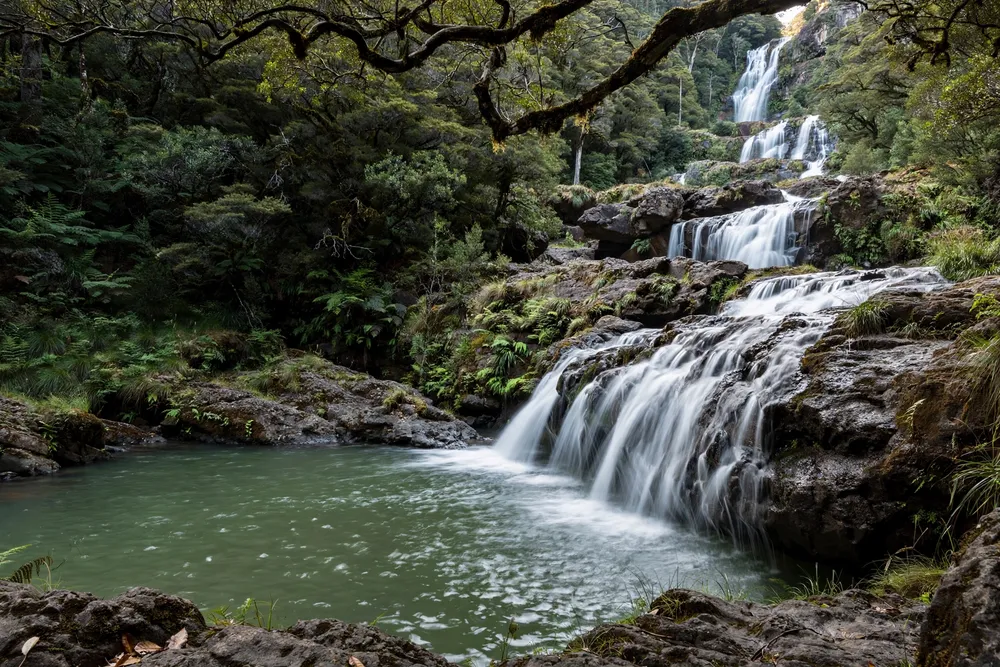
#> input picture variants/waterfall-preview/assets/waterfall.webp, 1000 x 667 px, shrunk from 1920 x 1280 before the run
$ python generate-matte.py
#> lines starting #> are read from the running program, lines starting #| are printed output that depends on the picture; after the words box and inside, x2 and y2 are one past the last pixel; in counts of white or black regions, pixels touching at a corner belong together
#!/usr/bin/env python3
"""Generate an image-derived water matte, not geometric water cut-outs.
The broad ROIs exclude unrelated highlights. Pixel colour gives every contour.
Red = falling water; green = pool. generate-flow.py adds landing foam in blue.
Soft ROI gates exclude unrelated highlights without rectangular motion edges.
Requires Pillow and NumPy only when regenerating; normal build uses stdlib.
"""
from pathlib import Path
import numpy as np
from PIL import Image, ImageFilter

root = Path(__file__).resolve().parent / 'assets'
image = Image.open(root / 'waterfall.webp').convert('RGB')
#> image is the input picture: PIL image 1000x667 RGB; mean R, G, B 70.8, 74.2, 62.7
a = np.asarray(image, dtype=np.float32)
h, w = a.shape[:2]
#> h = 667; w = 1000
y, x = np.mgrid[:h, :w]
x, y = x / w, y / h
ranges = [(.71,.81,.055,.185),(.725,.845,.18,.27),(.665,.83,.295,.4),(.665,.91,.40,.49),(.515,.81,.49,.70),(.485,.795,.64,.835)]
region = np.zeros((h,w),dtype=np.float32)
for x1,x2,y1,y2 in ranges:
    # Feather the ROI gate before colour extraction; do not shear moving water
    # at an artificial horizontal crop boundary within a photographic curtain.
    distance=np.minimum(np.minimum((x-x1)*w,(x2-x)*w),np.minimum((y-y1)*h,(y2-y)*h))
    gate=np.clip(distance/16,0,1)
    gate=gate*gate*(3-2*gate)
    region=np.maximum(region,gate)
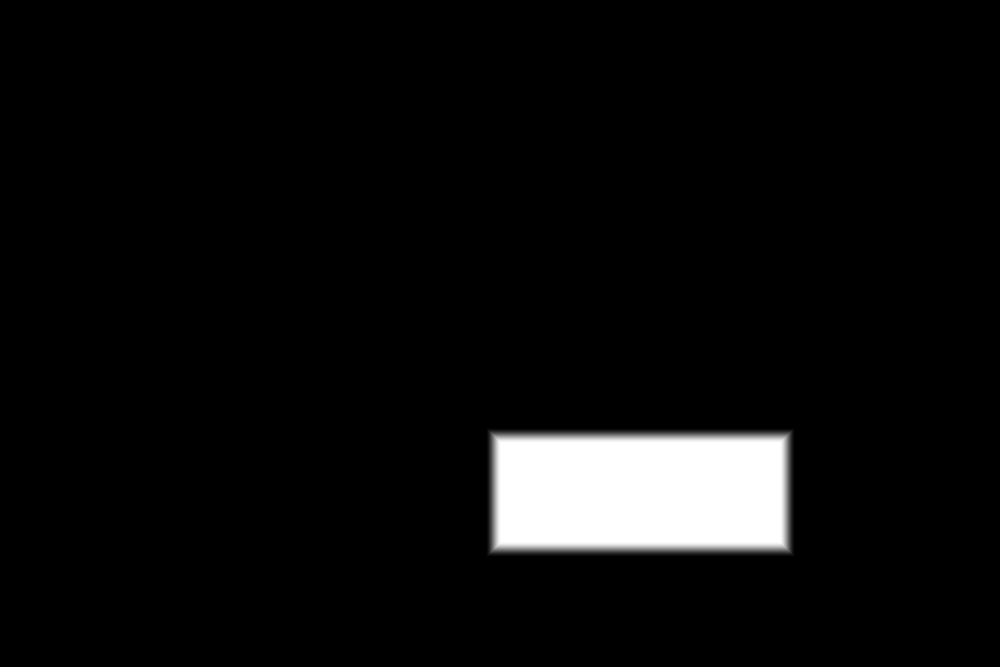
#> gate: shape (667, 1000) float64; min 0, max 1, mean 0.0504
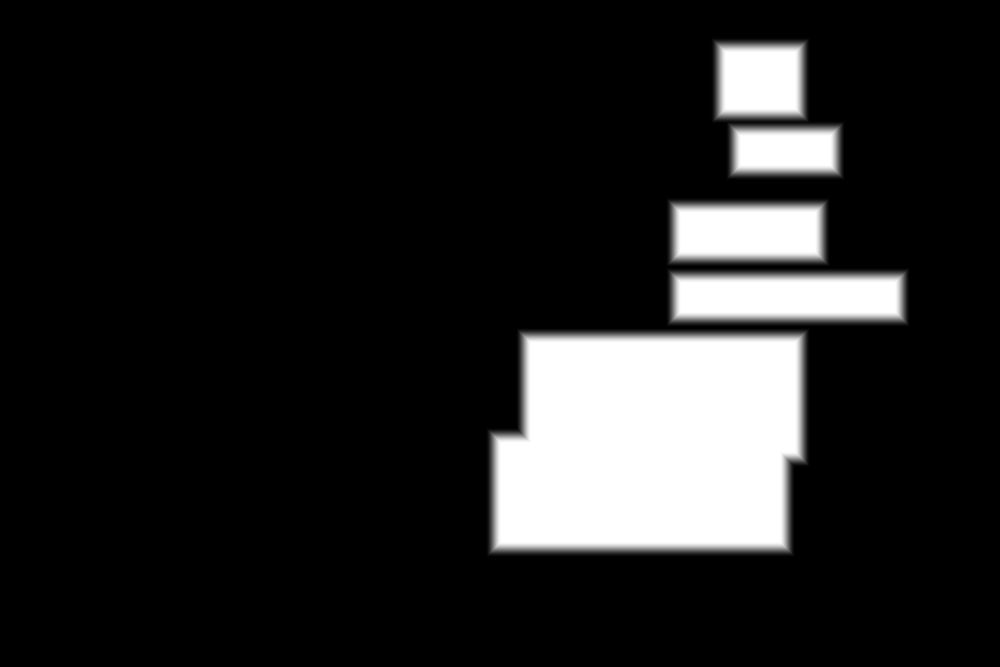
#> region: shape (667, 1000) float64; min 0, max 1, mean 0.136
minimum = a.min(axis=2)
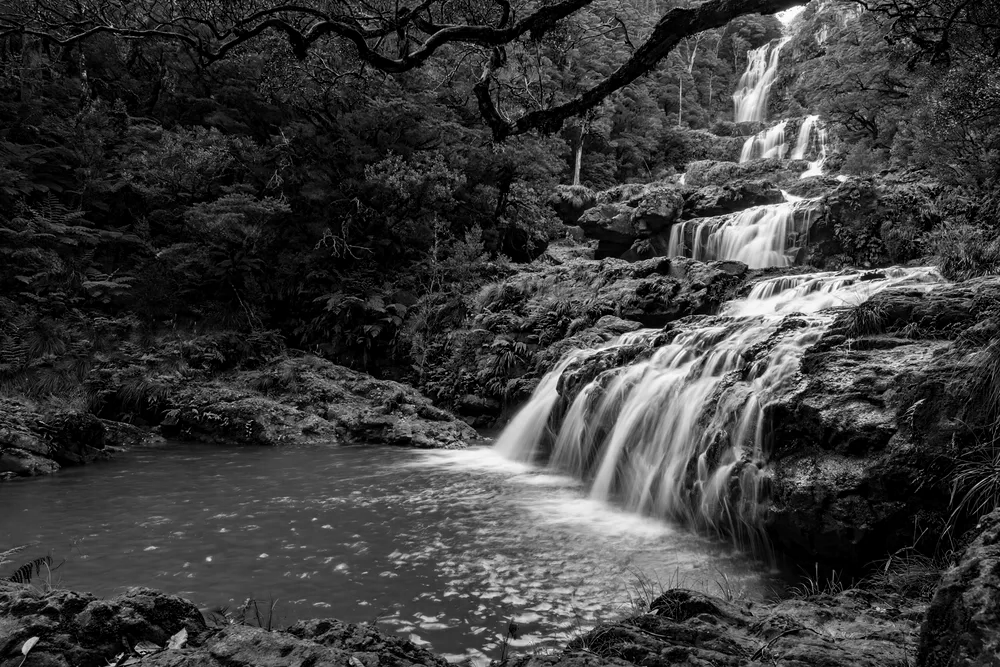
#> minimum: shape (667, 1000) float32; min 0, max 255, mean 60
chroma = a.max(axis=2)-minimum
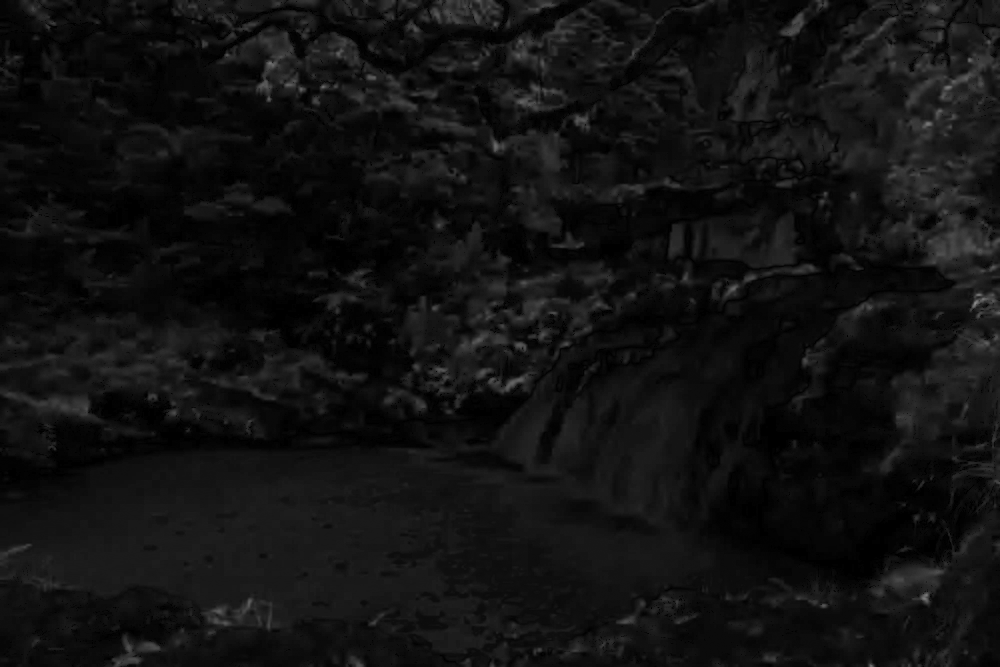
#> chroma: shape (667, 1000) float32; min 0, max 139, mean 17.3
brightness = np.clip((minimum-145)/65,0,1)
neutrality = np.clip((65-chroma)/45,0,1)
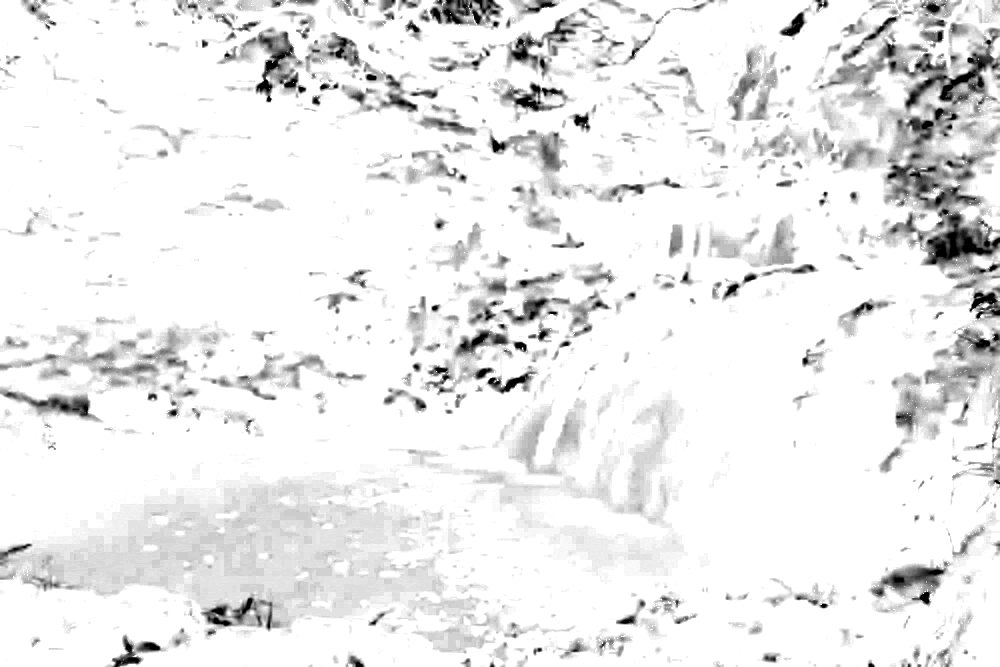
#> neutrality: shape (667, 1000) float32; min 0, max 1, mean 0.922
water = brightness*neutrality*region
water_img = Image.fromarray((water*255).astype('uint8')).filter(ImageFilter.MinFilter(3)).filter(ImageFilter.GaussianBlur(1.4))
# Pool segmentation follows the actual green/blue water colours; shoreline rocks are excluded.
pool = (y>.655)&(y<.97)&(x<.75)&(a[:,:,1]>a[:,:,0]*1.12)&(a[:,:,2]>a[:,:,0]*1.1)&(a[:,:,1]>45)
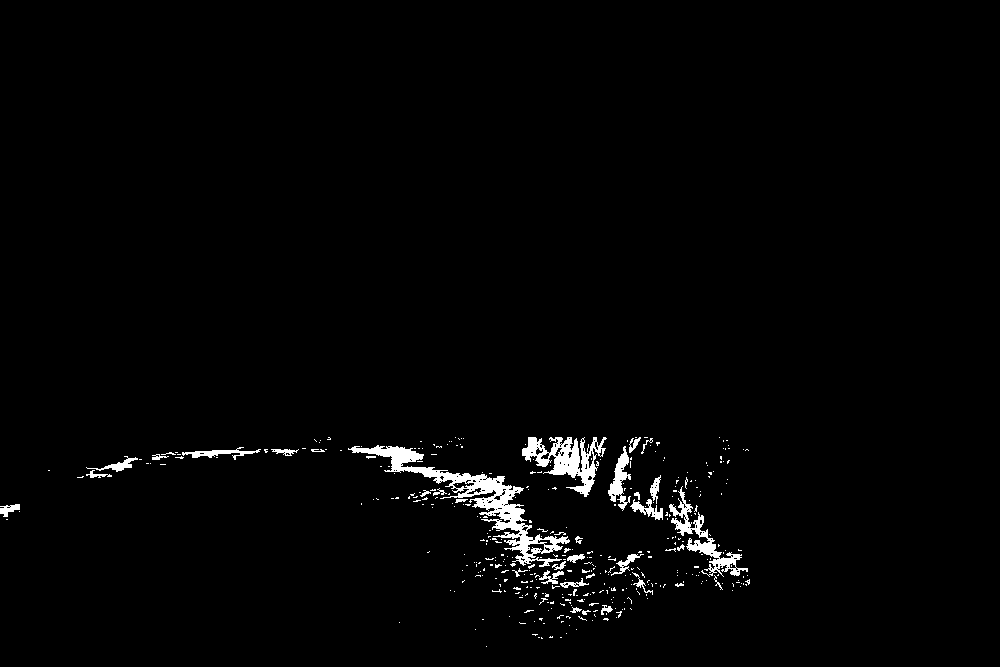
#> pool: shape (667, 1000) bool; 1.8% white; 398 white regions (362 under 20 px), largest, box (x1, y1, x2, y2) and area: (348, 445, 570, 567) 4194, (522, 437, 607, 497) 2032, (669, 486, 748, 577) 1406
pool_img = Image.fromarray((pool*255).astype('uint8')).filter(ImageFilter.MinFilter(5)).filter(ImageFilter.GaussianBlur(2))
Image.merge('RGB',(water_img,pool_img,Image.new('L',image.size))).save(root/'water-matte.png')
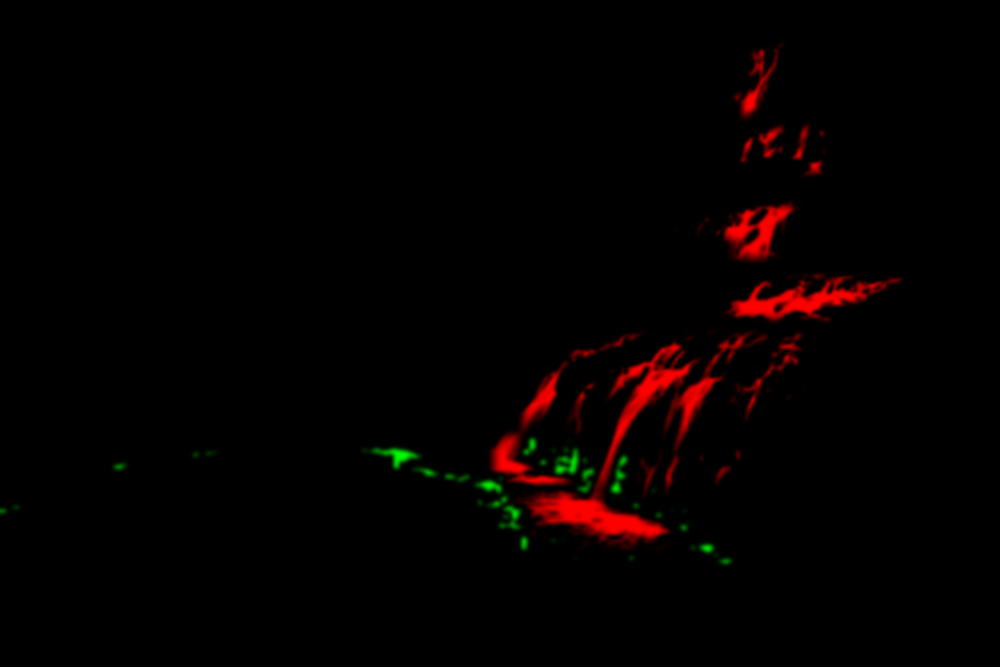
#> saved as water-matte.png: PIL image 1000x667 RGB; mean R, G, B 5.2, 0.6, 0
print('Image-derived matte', image.size, 'water pixels', int(np.sum(np.asarray(water_img)>128)), 'pool pixels', int(np.sum(np.asarray(pool_img)>128)))
#| Image-derived matte (1000, 667) water pixels 11590 pool pixels 845
